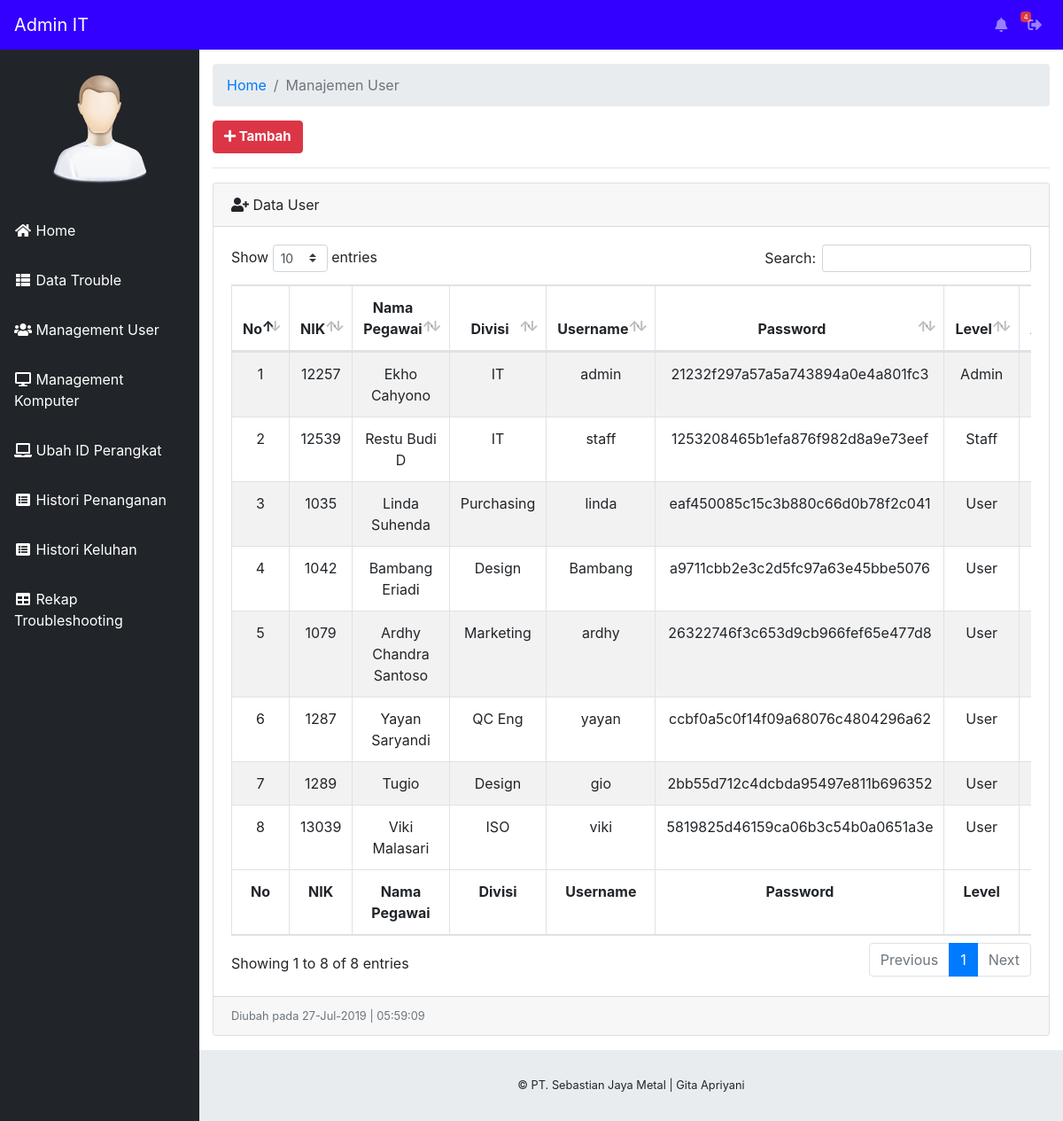
Page /staff/index.php?halaman=management-user (signed in) on the committed database.
### tables this page shows
CREATE TABLE IF NOT EXISTS `user` (
  `id_user` int(10) NOT NULL AUTO_INCREMENT,
  `nik` varchar(10) NOT NULL,
  `nm_pegawai` varchar(25) NOT NULL,
  `divisi` varchar(25) NOT NULL,
  `username` varchar(50) NOT NULL,
  `password` varchar(50) NOT NULL,
  `level` varchar(10) NOT NULL,
  PRIMARY KEY (`id_user`)
);

### staff/management-user.php (the view, shortened to what this page needs)
<div class="container-fluid">
        <ol class="breadcrumb">
          <li class="breadcrumb-item">
            <a href="index.php">Home</a>
          </li>
          <li class="breadcrumb-item active">Manajemen User</li>
        </ol>
        <?php
          include 'mod-tambahuser.php';
        ?>
        <div class="card mb-3">
          <div class="card-header">
            <i class="fas fa-user-plus"></i> Data User
          </div>
          <div class="card-body">
            <div class="table-responsive">
              <table class="table table-striped table-bordered table-hover" id="dataTable">
                  <thead>
                      <tr>
                          <th><center>No</center></th>
                          <th><center>NIK</center></th>
                          <th><center>Nama Pegawai</center></th>
                          <th><center>Divisi</center></th>
                          <th><center>Username</center></th>
                          <th><center>Password</center></th>
                          <th><center>Level</center></th>
                          <th><center>Aksi</center></th>
                      </tr>
                  </thead>
                  <tfoot>
                      <tr>
                          <th><center>No</center></th>
                          <th><center>NIK</center></th>
                          <th><center>Nama Pegawai</center></th>
                          <th><center>Divisi</center></th>
                          <th><center>Username</center></th>
                          <th><center>Password</center></th>
                          <th><center>Level</center></th>
                          <th><center>Aksi</center></th>
                      </tr>
                  </tfoot>
                  <tbody>
                      <?php
                      $no = 1;
                      include '../config/koneksi.php';
                      $query = mysqli_query($konek, "SELECT * FROM user") or die(mysqli_error());
                        if(mysqli_num_rows($query) == 0){
                          echo '<tr><td collspan="4" align="center">Tidak ada data!</td></tr>';
                        }
                        else{
                          while ($data = mysqli_fetch_array($query)) {
                            ?>
                        <tr>
                            <td><center><?php echo $no++; ?></center></td>
                            <td><center><?php echo $data['nik']; ?></center></td>
                            <td><center><?php echo $data['nm_pegawai']; ?></center></td>
                            <td><center><?php echo $data['divisi']; ?></center></td>
                            <td><center><?php echo $data['username']; ?></center></td>
                            <td><center><?php echo $data['password']; ?></center></td>
                            <td><center><?php echo $data['level']; ?></center></td>
                            <td>
                            </td>
                        </tr>
                          <?php
                        }
                        }
                        ?>
                  </tbody>
              </table>
            </div>
          </div>
          <div class="card-footer small text-muted">Diubah pada <?php echo date("d-M-Y | H:i:s"); ?></div>
        </div>
      </div>

### rows in the picture
user: nik "12257", nm_pegawai "Ekho Cahyono", divisi "IT", username "admin", password "21232f297a57a5a743894a0e4a801fc3", level "Admin"
user: nik "12539", nm_pegawai "Restu Budi D", divisi "IT", username "staff", password "1253208465b1efa876f982d8a9e73eef", level "Staff"
user: nik "1035", nm_pegawai "Linda Suhenda", divisi "Purchasing", username "linda", password "eaf450085c15c3b880c66d0b78f2c041", level "User"
user: nik "1042", nm_pegawai "Bambang Eriadi", divisi "Design", username "Bambang", password "a9711cbb2e3c2d5fc97a63e45bbe5076", level "User"
user: nik "1079", nm_pegawai "Ardhy Chandra Santoso", divisi "Marketing", username "ardhy", password "26322746f3c653d9cb966fef65e477d8", level "User"
user: nik "1287", nm_pegawai "Yayan Saryandi", divisi "QC Eng", username "yayan", password "ccbf0a5c0f14f09a68076c4804296a62", level "User"
user: nik "1289", nm_pegawai "Tugio", divisi "Design", username "gio", password "2bb55d712c4dcbda95497e811b696352", level "User"
user: nik "13039", nm_pegawai "Viki Malasari", divisi "ISO", username "viki", password "5819825d46159ca06b3c54b0a0651a3e", level "User"

### other values in the picture
$level "Admin"
$countNotif "4"
